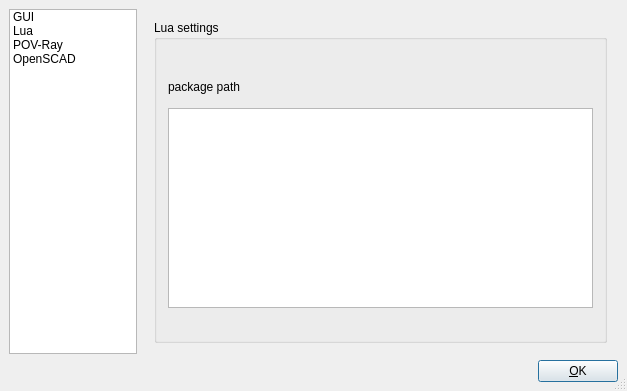
<?xml version="1.0" encoding="UTF-8"?>
<ui version="4.0">
 <class>Prefs</class>
 <widget class="QDialog" name="Prefs">
  <property name="geometry">
   <rect>
    <x>0</x>
    <y>0</y>
    <width>627</width>
    <height>391</height>
   </rect>
  </property>
  <property name="windowTitle">
   <string>Preferences</string>
  </property>
  <property name="sizeGripEnabled">
   <bool>true</bool>
  </property>
  <property name="modal">
   <bool>true</bool>
  </property>
  <layout class="QGridLayout">
   <property name="leftMargin">
    <number>9</number>
   </property>
   <property name="topMargin">
    <number>9</number>
   </property>
   <property name="rightMargin">
    <number>9</number>
   </property>
   <property name="bottomMargin">
    <number>9</number>
   </property>
   <property name="spacing">
    <number>6</number>
   </property>
   <item row="0" column="0">
    <layout class="QHBoxLayout" name="noname">
     <property name="spacing">
      <number>6</number>
     </property>
     <property name="leftMargin">
      <number>0</number>
     </property>
     <property name="topMargin">
      <number>0</number>
     </property>
     <property name="rightMargin">
      <number>0</number>
     </property>
     <property name="bottomMargin">
      <number>0</number>
     </property>
     <item>
      <widget class="QListWidget" name="listBox">
       <property name="sizePolicy">
        <sizepolicy hsizetype="MinimumExpanding" vsizetype="Expanding">
         <horstretch>0</horstretch>
         <verstretch>0</verstretch>
        </sizepolicy>
       </property>
       <property name="minimumSize">
        <size>
         <width>128</width>
         <height>0</height>
        </size>
       </property>
       <property name="maximumSize">
        <size>
         <width>128</width>
         <height>16777215</height>
        </size>
       </property>
       <property name="frameShape">
        <enum>QFrame::Shape::StyledPanel</enum>
       </property>
       <property name="frameShadow">
        <enum>QFrame::Shadow::Sunken</enum>
       </property>
       <property name="verticalScrollBarPolicy">
        <enum>Qt::ScrollBarPolicy::ScrollBarAsNeeded</enum>
       </property>
       <property name="horizontalScrollBarPolicy">
        <enum>Qt::ScrollBarPolicy::ScrollBarAlwaysOff</enum>
       </property>
       <property name="iconSize">
        <size>
         <width>32</width>
         <height>32</height>
        </size>
       </property>
       <property name="textElideMode">
        <enum>Qt::TextElideMode::ElideRight</enum>
       </property>
       <property name="spacing">
        <number>2</number>
       </property>
       <property name="viewMode">
        <enum>QListView::ViewMode::ListMode</enum>
       </property>
       <property name="uniformItemSizes">
        <bool>false</bool>
       </property>
       <item>
        <property name="text">
         <string>GUI</string>
        </property>
        <property name="icon">
         <iconset>
          <activeoff>:/icons/bpp.svg</activeoff>
          <activeon>:/icons/bpp.svg</activeon>
         </iconset>
        </property>
       </item>
       <item>
        <property name="text">
         <string>Lua</string>
        </property>
        <property name="icon">
         <iconset resource="../res.qrc">
          <normaloff>:/icons/lua.svg</normaloff>:/icons/lua.svg</iconset>
        </property>
       </item>
       <item>
        <property name="text">
         <string>POV-Ray</string>
        </property>
        <property name="icon">
         <iconset resource="../res.qrc">
          <normaloff>:/icons/povray.svg</normaloff>:/icons/povray.svg</iconset>
        </property>
       </item>
       <item>
        <property name="text">
         <string>OpenSCAD</string>
        </property>
        <property name="icon">
         <iconset resource="../res.qrc">
          <normaloff>:/icons/openscad.svg</normaloff>:/icons/openscad.svg</iconset>
        </property>
       </item>
      </widget>
     </item>
     <item>
      <widget class="QStackedWidget" name="tabWidgetStack">
       <property name="frameShape">
        <enum>QFrame::Shape::NoFrame</enum>
       </property>
       <property name="frameShadow">
        <enum>QFrame::Shadow::Raised</enum>
       </property>
       <property name="currentIndex">
        <number>1</number>
       </property>
       <widget class="QWidget" name="guiPage">
        <layout class="QHBoxLayout" name="horizontalLayout">
         <item>
          <widget class="QGroupBox" name="groupBoxGUI">
           <property name="title">
            <string>GUI Settings</string>
           </property>
           <layout class="QVBoxLayout" name="verticalLayout_3">
            <item>
             <layout class="QHBoxLayout" name="horizontalLayout_2">
              <item>
               <layout class="QVBoxLayout" name="verticalLayout_2">
                <item>
                 <widget class="QLabel" name="labelFont">
                  <property name="text">
                   <string>Font</string>
                  </property>
                 </widget>
                </item>
                <item>
                 <widget class="QLabel" name="labelSize">
                  <property name="text">
                   <string>Size</string>
                  </property>
                 </widget>
                </item>
               </layout>
              </item>
              <item>
               <layout class="QVBoxLayout" name="verticalLayout">
                <item>
                 <widget class="QFontComboBox" name="fontChooser"/>
                </item>
                <item>
                 <widget class="QComboBox" name="fontSize">
                  <property name="editable">
                   <bool>true</bool>
                  </property>
                 </widget>
                </item>
               </layout>
              </item>
             </layout>
            </item>
            <item>
             <widget class="Line" name="line">
              <property name="orientation">
               <enum>Qt::Orientation::Horizontal</enum>
              </property>
             </widget>
            </item>
            <item>
             <widget class="QCheckBox" name="checkWindowSave">
              <property name="text">
               <string>Save Window Position on Exit</string>
              </property>
             </widget>
            </item>
            <item>
             <widget class="QCheckBox" name="checkOpenLast">
              <property name="text">
               <string>Re-Load last File on Open</string>
              </property>
              <property name="checked">
               <bool>false</bool>
              </property>
              <property name="tristate">
               <bool>false</bool>
              </property>
             </widget>
            </item>
            <item>
             <spacer name="verticalSpacer">
              <property name="orientation">
               <enum>Qt::Orientation::Vertical</enum>
              </property>
              <property name="sizeHint" stdset="0">
               <size>
                <width>20</width>
                <height>78</height>
               </size>
              </property>
             </spacer>
            </item>
           </layout>
          </widget>
         </item>
        </layout>
       </widget>
       <widget class="QWidget" name="luaPage">
        <layout class="QHBoxLayout" name="horizontalLayout_5">
         <item>
          <widget class="QGroupBox" name="groupBox">
           <property name="title">
            <string>Lua settings</string>
           </property>
           <layout class="QVBoxLayout" name="verticalLayout_6">
            <item>
             <layout class="QVBoxLayout" name="verticalLayout_8">
              <property name="sizeConstraint">
               <enum>QLayout::SizeConstraint::SetMinimumSize</enum>
              </property>
              <item>
               <widget class="QLabel" name="label_2">
                <property name="maximumSize">
                 <size>
                  <width>16777215</width>
                  <height>30</height>
                 </size>
                </property>
                <property name="text">
                 <string>package path</string>
                </property>
               </widget>
              </item>
              <item>
               <widget class="QTextEdit" name="luaPath">
                <property name="maximumSize">
                 <size>
                  <width>480</width>
                  <height>200</height>
                 </size>
                </property>
               </widget>
              </item>
             </layout>
            </item>
           </layout>
          </widget>
         </item>
        </layout>
       </widget>
       <widget class="QWidget" name="povPage">
        <layout class="QVBoxLayout" name="verticalLayout_4">
         <item>
          <widget class="QGroupBox" name="groupBoxPOV">
           <property name="title">
            <string>POV-Ray Settings</string>
           </property>
           <layout class="QVBoxLayout" name="verticalLayout_5">
            <item>
             <layout class="QFormLayout" name="formLayout_2">
              <item row="0" column="0">
               <widget class="QLabel" name="label_5">
                <property name="text">
                 <string>Executable</string>
                </property>
               </widget>
              </item>
              <item row="0" column="1">
               <layout class="QHBoxLayout" name="horizontalLayout_9">
                <item>
                 <widget class="QLineEdit" name="povExecutable">
                  <property name="text">
                   <string>povray</string>
                  </property>
                 </widget>
                </item>
                <item>
                 <widget class="QPushButton" name="povExecutableBrowse">
                  <property name="text">
                   <string>Browse</string>
                  </property>
                 </widget>
                </item>
               </layout>
              </item>
             </layout>
            </item>
            <item>
             <layout class="QFormLayout" name="formLayout">
              <item row="0" column="0">
               <widget class="QLabel" name="label">
                <property name="text">
                 <string>Export Directory</string>
                </property>
               </widget>
              </item>
              <item row="0" column="1">
               <layout class="QHBoxLayout" name="horizontalLayout_3">
                <item>
                 <widget class="QLineEdit" name="povExportDir">
                  <property name="text">
                   <string>export</string>
                  </property>
                 </widget>
                </item>
                <item>
                 <widget class="QPushButton" name="povExportDirBrowse">
                  <property name="text">
                   <string>Browse</string>
                  </property>
                 </widget>
                </item>
               </layout>
              </item>
             </layout>
            </item>
            <item>
             <layout class="QHBoxLayout" name="horizontalLayout_4">
              <item>
               <widget class="QLabel" name="label_3">
                <property name="text">
                 <string>Quick Render      </string>
                </property>
                <property name="alignment">
                 <set>Qt::AlignmentFlag::AlignLeading|Qt::AlignmentFlag::AlignLeft|Qt::AlignmentFlag::AlignVCenter</set>
                </property>
               </widget>
              </item>
              <item>
               <widget class="QLineEdit" name="povPreview">
                <property name="text">
                 <string>+L/usr/share/bpp/includes +L../../includes -c +d -A +p +Q11 +GA</string>
                </property>
               </widget>
              </item>
             </layout>
            </item>
            <item>
             <spacer name="verticalSpacer_2">
              <property name="orientation">
               <enum>Qt::Orientation::Vertical</enum>
              </property>
              <property name="sizeHint" stdset="0">
               <size>
                <width>20</width>
                <height>500</height>
               </size>
              </property>
             </spacer>
            </item>
           </layout>
          </widget>
         </item>
        </layout>
       </widget>
       <widget class="QWidget" name="wohooPage">
        <layout class="QHBoxLayout" name="horizontalLayout_7">
         <item>
          <widget class="QGroupBox" name="groupBox_2">
           <property name="title">
            <string>OpenSCAD settings</string>
           </property>
           <layout class="QVBoxLayout" name="verticalLayout_7">
            <item>
             <layout class="QHBoxLayout" name="horizontalLayout_8">
              <item>
               <widget class="QLabel" name="label_4">
                <property name="text">
                 <string>Executable</string>
                </property>
               </widget>
              </item>
              <item>
               <widget class="QLineEdit" name="scadExecutable"/>
              </item>
              <item>
               <widget class="QPushButton" name="scadExecutableBrowse">
                <property name="text">
                 <string>Browse</string>
                </property>
               </widget>
              </item>
             </layout>
            </item>
            <item>
             <spacer name="verticalSpacer_4">
              <property name="orientation">
               <enum>Qt::Orientation::Vertical</enum>
              </property>
              <property name="sizeHint" stdset="0">
               <size>
                <width>20</width>
                <height>244</height>
               </size>
              </property>
             </spacer>
            </item>
           </layout>
          </widget>
         </item>
        </layout>
       </widget>
      </widget>
     </item>
    </layout>
   </item>
   <item row="1" column="0">
    <layout class="QHBoxLayout" name="_2">
     <property name="spacing">
      <number>6</number>
     </property>
     <property name="leftMargin">
      <number>0</number>
     </property>
     <property name="topMargin">
      <number>0</number>
     </property>
     <property name="rightMargin">
      <number>0</number>
     </property>
     <property name="bottomMargin">
      <number>0</number>
     </property>
     <item>
      <spacer>
       <property name="orientation">
        <enum>Qt::Orientation::Horizontal</enum>
       </property>
       <property name="sizeType">
        <enum>QSizePolicy::Policy::Expanding</enum>
       </property>
       <property name="sizeHint" stdset="0">
        <size>
         <width>170</width>
         <height>20</height>
        </size>
       </property>
      </spacer>
     </item>
     <item>
      <widget class="QPushButton" name="buttonOk">
       <property name="text">
        <string>&amp;OK</string>
       </property>
       <property name="shortcut">
        <string/>
       </property>
       <property name="autoDefault">
        <bool>true</bool>
       </property>
       <property name="default">
        <bool>true</bool>
       </property>
      </widget>
     </item>
    </layout>
   </item>
  </layout>
 </widget>
 <layoutdefault spacing="6" margin="11"/>
 <tabstops>
  <tabstop>listBox</tabstop>
  <tabstop>buttonOk</tabstop>
 </tabstops>
 <resources>
  <include location="../res.qrc"/>
 </resources>
 <connections>
  <connection>
   <sender>buttonOk</sender>
   <signal>clicked()</signal>
   <receiver>Prefs</receiver>
   <slot>accept()</slot>
   <hints>
    <hint type="sourcelabel">
     <x>20</x>
     <y>20</y>
    </hint>
    <hint type="destinationlabel">
     <x>20</x>
     <y>20</y>
    </hint>
   </hints>
  </connection>
 </connections>
</ui>
